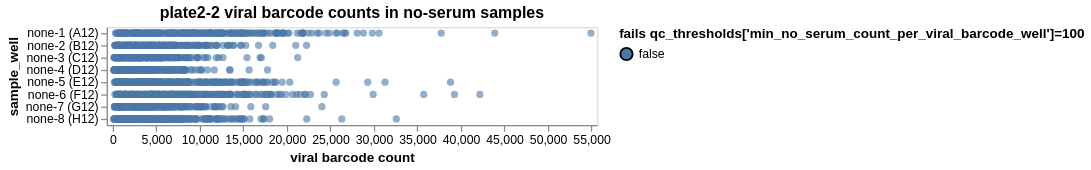

Write notebook code for a chart like this one.
### Markdown cell above
Compute and plot the no-serum sample viral barcode counts and check if they pass the QC filters.

### Code cell
no_serum_counts = (
    counts.query("serum == 'none'")
    .query("not neut_standard")
    .merge(neut_standard_counts, validate="many_to_one")[
        ["barcode", "strain", "well", "sample_well", "count", "neut_standard_count"]
    ]
    .assign(
        fails_qc=lambda x: (
            x["count"] <= qc_thresholds["min_no_serum_count_per_viral_barcode_well"]
        ),
    )
)

strains = sorted(no_serum_counts["strain"].unique())
strain_selection_dropdown = alt.selection_point(
    fields=["strain"],
    bind=alt.binding_select(
        options=[None] + strains,
        labels=["all"] + strains,
        name="virus strain",
    ),
)

# make chart
no_serum_counts_plot_df = no_serum_counts.drop(columns=["well", "neut_standard_count"])
no_serum_counts_chart = (
    alt.Chart(no_serum_counts_plot_df)
    .add_params(barcode_selection, strain_selection_dropdown)
    .transform_filter(strain_selection_dropdown)
    .encode(
        alt.X(
            "count", title="viral barcode count", scale=alt.Scale(nice=False, padding=5)
        ),
        alt.Y("sample_well", sort=sample_wells),
        alt.Fill(
            "fails_qc",
            title=f"fails {qc_thresholds['min_no_serum_count_per_viral_barcode_well']=}",
            legend=alt.Legend(titleLimit=500),
        ),
        strokeWidth=alt.condition(barcode_selection, alt.value(2), alt.value(0)),
        size=alt.condition(barcode_selection, alt.value(60), alt.value(35)),
        tooltip=no_serum_counts_plot_df.columns.tolist(),
    )
    .mark_circle(fillOpacity=0.6, stroke="black", strokeOpacity=1)
    .properties(
        height=alt.Step(10),
        width=400,
        title=f"{plate} viral barcode counts in no-serum samples",
    )
    .configure_axis(grid=False)
    .configure_legend(titleLimit=1000)
    .interactive()
)

display(no_serum_counts_chart)

### Figure 1 — Vega-Lite specification as saved in the notebook (floating-point values rounded to 4 significant figures; data arrays with more than 128 entries replaced by an {"elided": "..."} marker saying what was removed)
{"config": {"view": {"continuousWidth": 300, "continuousHeight": 300}, "axis": {"grid": false}, "legend": {"titleLimit": 1000}}, "data": {"name": "data-d11d36708fa4cd9cbf68ed9a0b0d19d1"}, "mark": {"type": "circle", "fillOpacity": 0.6, "stroke": "black", "strokeOpacity": 1}, "encoding": {"fill": {"field": "fails_qc", "legend": {"titleLimit": 500}, "title": "fails qc_thresholds['min_no_serum_count_per_viral_barcode_well']=100", "type": "nominal"}, "size": {"condition": {"param": "param_13", "value": 60, "empty": false}, "value": 35}, "strokeWidth": {"condition": {"param": "param_13", "value": 2, "empty": false}, "value": 0}, "tooltip": [{"field": "barcode", "type": "nominal"}, {"field": "strain", "type": "nominal"}, {"field": "sample_well", "type": "nominal"}, {"field": "count", "type": "quantitative"}, {"field": "fails_qc", "type": "nominal"}], "x": {"field": "count", "scale": {"nice": false, "padding": 5}, "title": "viral barcode count", "type": "quantitative"}, "y": {"field": "sample_well", "sort": {"elided": "480 str values"}, "type": "nominal"}}, "height": {"step": 10}, "params": [{"name": "param_13", "select": {"type": "point", "fields": ["barcode"], "on": "mouseover"}}, {"name": "param_23", "select": {"type": "point", "fields": ["strain"]}, "bind": {"input": "select", "options": {"elided": "142 str values"}, "labels": {"elided": "142 str values"}, "name": "virus strain"}}, {"name": "param_24", "select": {"type": "interval", "encodings": ["x", "y"]}, "bind": "scales"}], "title": "plate2-2 viral barcode counts in no-serum samples", "transform": [{"filter": {"param": "param_23"}}], "width": 400, "$schema": "https://vega.github.io/schema/vega-lite/v5.20.1.json", "datasets": {"data-d11d36708fa4cd9cbf68ed9a0b0d19d1": {"elided": "2360 records"}}}
